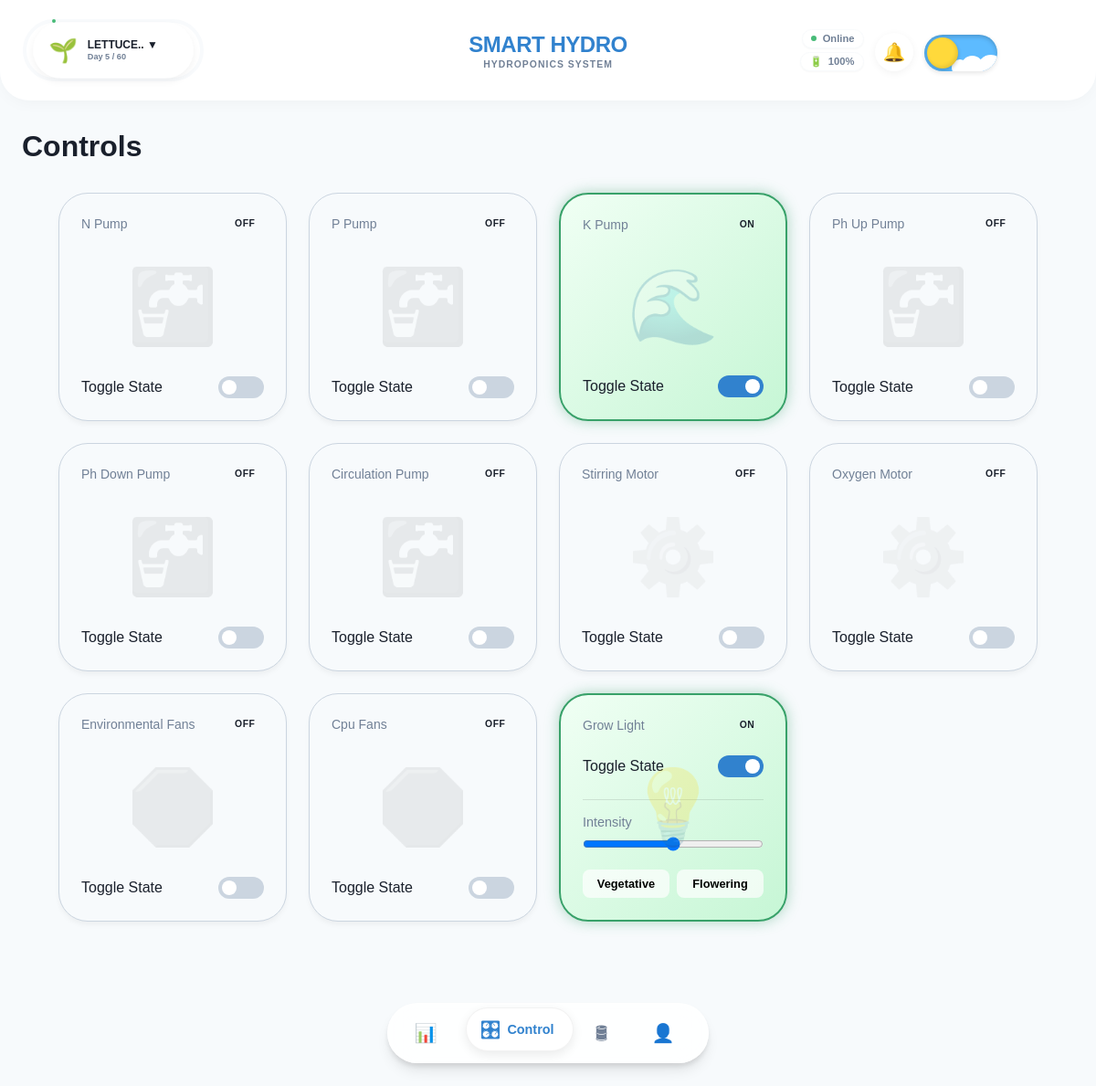
The app's page /controls (signed in), older data.
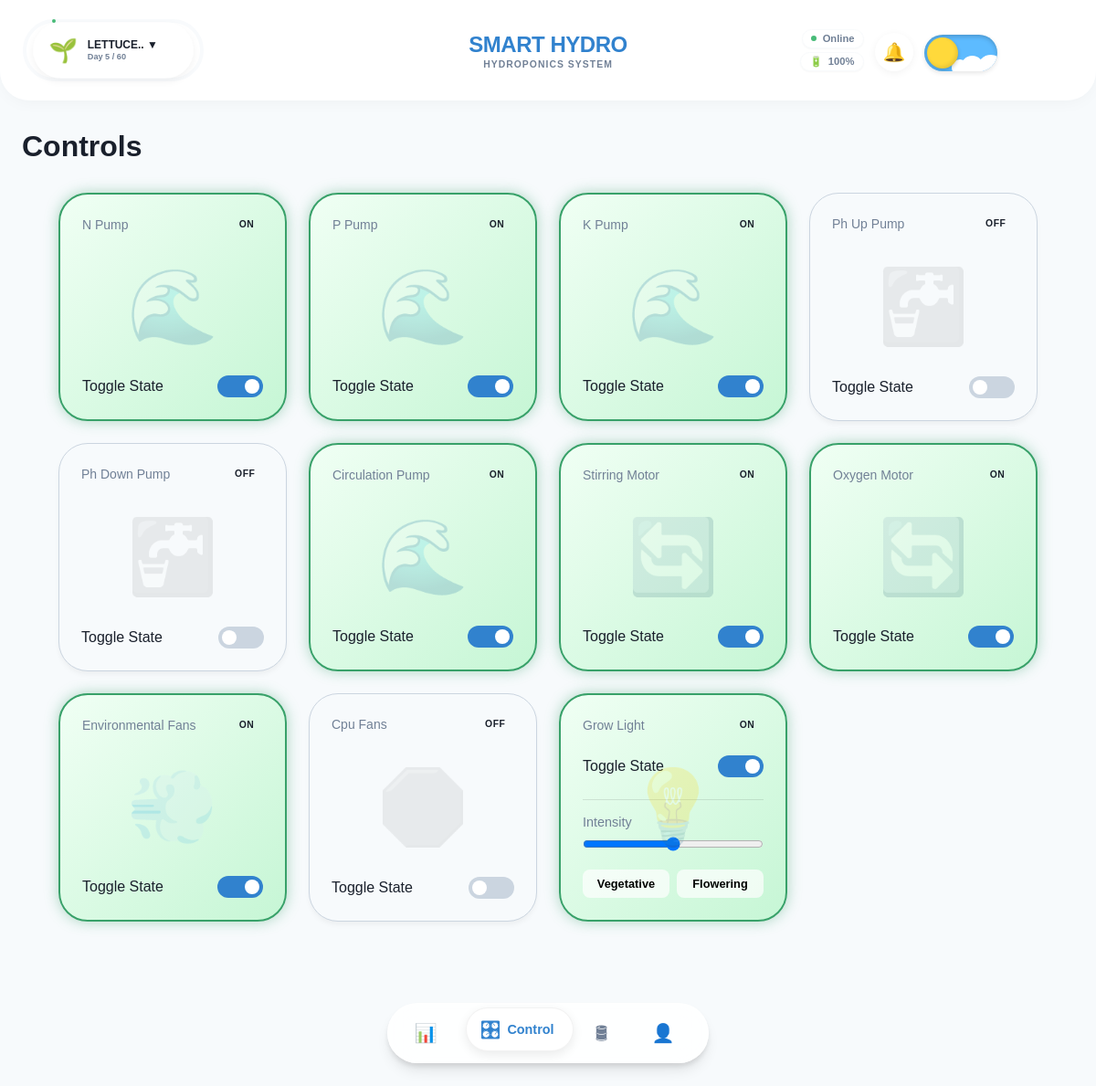
The same page, newer data.
### models.py (models this page shows)
class Plant(db.Model):
    id = db.Column(db.Integer, primary_key=True)
    name = db.Column(db.String(100), nullable=False)
    temp_min = db.Column(db.Float, default=20.0)
    temp_max = db.Column(db.Float, default=30.0)
    humidity_min = db.Column(db.Float, default=40.0)
    humidity_max = db.Column(db.Float, default=70.0)
    ph_min = db.Column(db.Float, default=5.5)
    ph_max = db.Column(db.Float, default=6.5)
    tds_min = db.Column(db.Float, default=800.0)
    tds_max = db.Column(db.Float, default=1200.0)
    category = db.Column(db.String(50), default="Leafy") # Leafy / Fruiting / Herb
    auto_ph_correction = db.Column(db.Boolean, default=True)
    spectrum_pref = db.Column(db.String(50), default="Full") # Blue / Red / Full
    safety_max_temp = db.Column(db.Float, default=40.0)
    safety_min_water = db.Column(db.Float, default=15.0)
    n_min = db.Column(db.Float, default=100.0)
    n_max = db.Column(db.Float, default=200.0)
    p_min = db.Column(db.Float, default=30.0)
    p_max = db.Column(db.Float, default=50.0)
    k_min = db.Column(db.Float, default=100.0)
    k_max = db.Column(db.Float, default=300.0)
    light_min = db.Column(db.Float, default=1000.0)
    light_max = db.Column(db.Float, default=20000.0)
    expected_days = db.Column(db.Integer, default=60)
    start_date = db.Column(db.DateTime, default=datetime.utcnow)

class ControlStatus(db.Model):
    id = db.Column(db.Integer, primary_key=True)
    name = db.Column(db.String(50), unique=True, nullable=False) # e.g., 'n_pump', 'grow_light'
    is_on = db.Column(db.Boolean, default=False)
    settings = db.Column(db.JSON, nullable=True) # Store intensity, spectrum for lights

### routes/views.py (the view)
@views.route('/controls')
@login_required
def controls():
    plant = Plant.query.first()
    controls = ControlStatus.query.all()
    return render_template('controls.html', user=current_user, controls=controls, plant=plant)

### templates/controls.html (shortened to what this page needs)
{% extends "base.html" %}
{% block content %}
<h1 style="margin-bottom: 1.5rem;">Controls</h1>
<div class="card-grid">
    {% for control in controls %}
    {% set theme = '' %}
    {% set icon_off = '🔌' %}
    {% set icon_on = '⚡' %}
    {% if 'pump' in control.name %}
    {% set icon_off = '🚰' %}
    {% set icon_on = '🌊' %}
    {% elif 'fan' in control.name %}
    {% set icon_off = '🛑' %}
    {% set icon_on = '💨' %}
    {% elif 'light' in control.name %}
    {% set icon_off = '🌑' %}
    {% set icon_on = '💡' %}
    {% elif 'motor' in control.name %}
    {% set icon_off = '⚙️' %}
    {% set icon_on = '🔄' %}
    {% endif %}
    <div class="card {{ 'card-on' if control.is_on else 'card-off' }}" id="card-{{ control.name }}"
        data-icon-on="{{ icon_on }}" data-icon-off="{{ icon_off }}"
        style="{{ 'transition: background 0.5s ease;' if control.name == 'grow_light' else '' }}">
        <span class="bg-icon" id="icon-{{ control.name }}">
            {{ icon_on if control.is_on else icon_off }}
        </span>
        <div class="card-header">
            <span class="card-title" style="text-transform: capitalize;">{{ control.name.replace('_', ' ') }}</span>
            <div class="status-badge {{ 'status-online' if control.is_on else 'status-offline' }}"
                id="badge-{{ control.name }}">
                {{ 'ON' if control.is_on else 'OFF' }}
            </div>
        </div>
        <div style="display: flex; justify-content: space-between; align-items: center; margin-top: 1rem;">
            <span>Toggle State</span>
            <label class="switch">
                <span class="slider round"></span>
            </label>
        </div>
        {% if control.name == 'grow_light' %}
        <div style="margin-top: 1.5rem; border-top: 1px solid rgba(0,0,0,0.1); padding-top: 1rem;">
            <div style="margin-bottom: 0.5rem; font-size: 0.9rem; color: var(--text-secondary);">Intensity</div>
            <input type="range" min="0" max="100" value="50" style="width: 100%;">
            <div style="margin-top: 1rem; display: flex; gap: 0.5rem;">
                <button class="btn" onclick="setLightColor('vegetative')"
                    style="font-size: 0.8rem; padding: 0.5rem; background: rgba(255,255,255,0.7); flex: 1;">Vegetative</button>
                <button class="btn" onclick="setLightColor('flowering')"
                    style="font-size: 0.8rem; padding: 0.5rem; background: rgba(255,255,255,0.7); flex: 1;">Flowering</button>
            </div>
        </div>
        {% endif %}
    </div>
    {% endfor %}
</div>
{% endblock %}

### templates/base.html (shortened to what this page needs)
<!DOCTYPE html>
<html lang="en">
<head>
    <link rel="stylesheet" href="{{ url_for('static', filename='css/style.css') }}">
</head>
<body>
    {% if current_user.is_authenticated %}
    <header class="app-header">
        <div class="header-left">
            {% set current_day = 5 %}
            {% set total_days = plant.expected_days if plant else 60 %}
            {% set pct = (current_day / total_days * 100) | int %}
            {% set ring_color = 'mid' %}
            {% if pct < 30 %}{% set ring_color='low' %}{% endif %} {% if pct> 70 %}{% set ring_color = 'high' %}{% endif
                %}
                <div class="plant-ring-wrapper">
                    <div class="ring-content">
                        <div class="ring-icon">🌱</div>
                        <div class="ring-text-stack">
                            <div class="ring-name">{{ (plant.name if plant else 'Lettuce')[:10] }}.. ▼</div>
                            <div class="ring-days">Day {{ current_day }} / {{ total_days }}</div>
                        </div>
                    </div>
                </div>
        </div>
        <div class="header-center">
            <div class="brand-title">SMART HYDRO</div>
            <div class="brand-subtitle">Hydroponics System</div>
        </div>
        <div class="header-right" style="flex-direction: row; gap: 0.75rem;">
            <div style="display: flex; flex-direction: column; align-items: flex-end; gap: 0.25rem;">
                <div class="status-chip">
                    <div class="status-dot-white"></div> Online
                </div>
                <div class="status-chip">
                    <span>🔋</span> 100%
                </div>
            </div>
            <div class="notification-container">
                <button class="notification-bell" id="notification-bell" onclick="toggleNotificationPanel(event)">
                    <span class="bell-icon">🔔</span>
                </button>
            </div>
            <div class="toggle-wrapper" title="Toggle Theme">
                <label for="theme_toggle" class="toggle-label">
                    <span class="cloud cloud-1"></span>
                    <span class="cloud cloud-2"></span>
                    <span class="cloud cloud-3"></span>
                    <div class="toggle-thumb">
                    </div>
                </label>
            </div>
        </div>
    </header>
    {% endif %}
    <main class="container">
        {% block content %}{% endblock %}
    </main>
    {% if current_user.is_authenticated %}
    <nav class="floating-nav-wrapper">
        <div class="glass-nav-container">
            <a href="{{ url_for('views.monitor') }}"
                class="nav-pill {% if request.endpoint == 'views.monitor' or request.endpoint == 'views.home' %}active{% endif %}">
                <span class="nav-icon">📊</span>
            </a>
            <a href="{{ url_for('views.controls') }}"
                class="nav-pill {% if request.endpoint == 'views.controls' %}active{% endif %}">
                <span class="nav-icon">🎛</span>
                <span class="nav-label">Control</span>
            </a>
            <a href="{{ url_for('views.tanks') }}"
                class="nav-pill {% if request.endpoint == 'views.tanks' %}active{% endif %}">
                <span class="nav-icon">🛢</span>
            </a>
            <a href="{{ url_for('views.profile') }}"
                class="nav-pill {% if request.endpoint == 'views.profile' or request.endpoint == 'views.developer' %}active{% endif %}">
                <span class="nav-icon">👤</span>
            </a>
        </div>
    </nav>
    <div style="height: 100px;"></div>
    {% endif %}
</body>
</html>

Row changes from the older to the newer data that the page shows:
changed ControlStatus "N Pump": is_on (not shown) → "🌊"; is_on "OFF" → "ON"
changed ControlStatus "P Pump": is_on (not shown) → "🌊"; is_on "OFF" → "ON"
changed ControlStatus "Circulation Pump": is_on (not shown) → "🌊"; is_on "OFF" → "ON"
changed ControlStatus "Stirring Motor": is_on (not shown) → "🔄"; is_on "OFF" → "ON"
changed ControlStatus "Oxygen Motor": is_on (not shown) → "🔄"; is_on "OFF" → "ON"
changed ControlStatus "Environmental Fans": is_on (not shown) → "💨"; is_on "OFF" → "ON"
